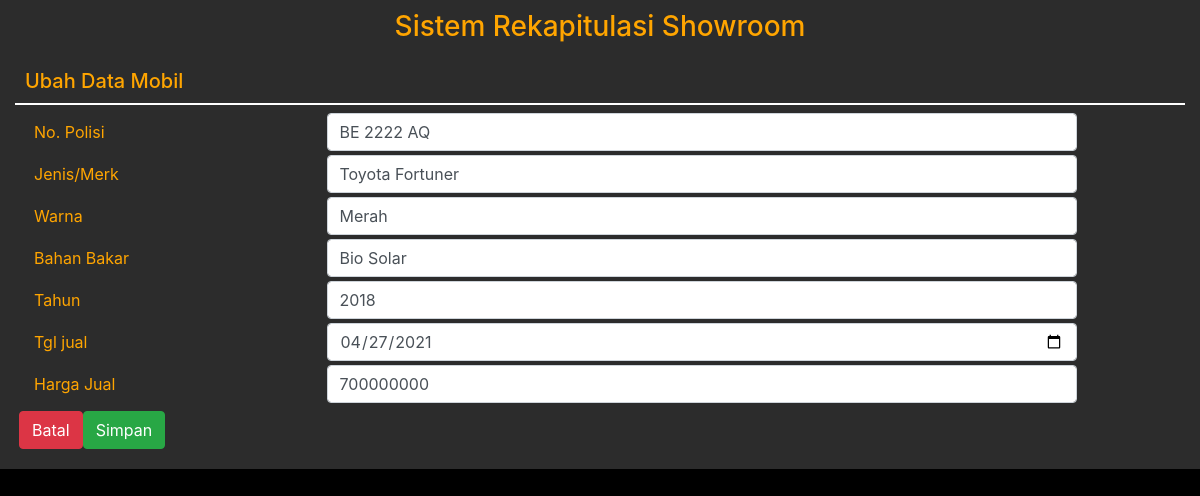
Screenshot of /Auth/edit_ubahmobil/36 with the database file from the repository.
### tables this page shows
CREATE TABLE `mobil` (
  `id_mobil` int(5) NOT NULL,
  `tgl_beli` date NOT NULL,
  `tgl_jual` date NOT NULL,
  `no_polis` varchar(30) NOT NULL,
  `jenis_typr` varchar(30) NOT NULL,
  `warna` varchar(30) NOT NULL,
  `bahan_bakar` varchar(30) NOT NULL,
  `tahun_keluaran` int(5) NOT NULL,
  `harga_jual` int(30) NOT NULL,
  `status` int(30) DEFAULT 1,
  `harga_beli` int(30) NOT NULL
);

### application/controllers/Auth.php (called while the page is built, shortened)
<?php
class Auth extends CI_Controller
{
    public function __construct()
    {
        $this->load->library('form_validation');
        $this->load->model('model_mobil');
        $this->load->model('model_pembelian');
        $this->load->model('model_penjualan');
    }
    public function edit_ubahmobil($id_mobil)
    {
        $where = array('id_mobil' => $id_mobil);
        $data['data_mobil'] = $this->model_mobil->edit_data($where, 'mobil')->result();
        $this->load->view('ubah-mobil', $data);
    }
}

### index.php (called while the page is built, shortened)
<?php
require_once BASEPATH.'core/CodeIgniter.php';

### application/models/Model_mobil.php (called while the page is built, shortened)
<?php
class Model_mobil extends CI_Model
{
    public function edit_data($where, $table)
    {
        return $this->db->get_where($table, $where);
    }
}

### application/views/ubah-mobil.php (the view, shortened to what this page needs)
<!DOCTYPE html>
<html lang="en">
<head>
  <link href="assets/vendor/bootstrap/css/bootstrap.min.css" rel="stylesheet">
  <link href="assets/css/tambah-mobil.css" rel="stylesheet">
</head>
<body style="background-color: black;">
  <div class="container-fluid" style="background-color: rgb(44, 44, 44);">
    <h3 style="color: orange; text-align: center; padding-top: 10px">Sistem Rekapitulasi Showroom</h3>
    <div class="card-wrapper pb-3" style="background-color: rgb(44, 44, 44);
	margin: 15px auto;
	color: orange;">
      <h5 style="padding: 10px;border-bottom: 2px solid white;"> Ubah Data Mobil</h5>
      <?php foreach ($data_mobil  as $mobil) { ?>
        <form action="<?php echo base_url() . 'auth/update'; ?>" method="post">
          <div class="row g-2 align-items-center m-1" style="width: 100%;">
            <div class=" col-3 ">
              <label for=" text" class="col-form-label">No. Polisi</label>
            </div>
            <div class="col-8">
              <input type="text" id="no_polis" name="no_polis" class="form-control" required="required" class="col-form-label" value="<?php echo $mobil->no_polis ?>">
            </div>
          </div>
          <div class="row g-2 align-items-center m-1" style="width: 100%;">
            <div class=" col-3">
              <label for="text" class="col-form-label">Jenis/Merk</label>
            </div>
            <div class="col-8">
              <input type="text" id="jenis_typr" name="jenis_typr" class="form-control" required="required" class="col-form-label" value="<?php echo $mobil->jenis_typr ?>">
            </div>
          </div>
          <div class="row g-2 align-items-center m-1" style="width: 100%;">
            <div class="col-3 ">
              <label for="text" class="col-form-label">Warna</label>
            </div>
            <div class="col-8">
              <input type="text" id="warna" name="warna" class="form-control" required="required" class="col-form-label" value="<?php echo $mobil->warna ?>">
            </div>
          </div>
          <div class="row g-2 align-items-center m-1" style="width: 100%;">
            <div class="col-3 ">
              <label for="text" class="col-form-label">Bahan Bakar</label>
            </div>
            <div class="col-8">
              <input type="text" id="bahan_bakar" name="bahan_bakar" class="form-control" required="required" class="col-form-label" value="<?php echo $mobil->bahan_bakar ?>">
            </div>
          </div>
          <div class="row g-2 align-items-center m-1" style="width: 100%;">
            <div class="col-3 ">
              <label for="text" class="col-form-label">Tahun</label>
            </div>
            <div class="col-8">
              <input type="text" id="tahun_keluaran" name="tahun_keluaran" class="form-control" required="required" class="col-form-label" value="<?php echo $mobil->tahun_keluaran ?>">
            </div>
          </div>
          <div class="row g-2 align-items-center m-1" style="width: 100%;">
            <div class="col-3 ">
              <label for="text" class="col-form-label">Tgl jual</label>
            </div>
            <div class="col-8">
              <input type="date" id="tgl_jual" name="tgl_jual" class="form-control" required="required" class="col-form-label" value="<?php echo $mobil->tgl_jual ?>">
            </div>
          </div>
          <div class="row g-2 align-items-center m-1" style="width: 100%;">
            <div class="col-3 ">
              <label for="text" class="col-form-label">Harga Jual</label>
            </div>
            <div class="col-8">
              <input type="text" id="harga_jual" name="harga_jual" class="form-control" required="required" class="col-form-label" value="<?php echo $mobil->harga_jual ?>">
            </div>
          </div>
          <div class="row g-2 align-items-center m-1" style="width: 100%;">
            <button type="reset" class="btn btn-danger" onclick="location.href='<?= base_url('lihatmobil'); ?>'">Batal</button>
            <button type="submit" class="btn btn-success">Simpan</button>
          </div>
        </form>
      <?php } ?>
    </div>
  </div>
</body>
</html>

### assets/css/tambah-mobil.css (style rules this page uses)
.row { width: 100%; }
.card-wrapper { background-color: rgb(44, 44, 44); margin: 15px auto; color: orange; }

### rows the page displays
mobil: no_polis "BE 2222 AQ", jenis_typr "Toyota Fortuner", warna "Merah", bahan_bakar "Bio Solar", tahun_keluaran "2018", tgl_jual "04/27/2021", harga_jual "700000000"
